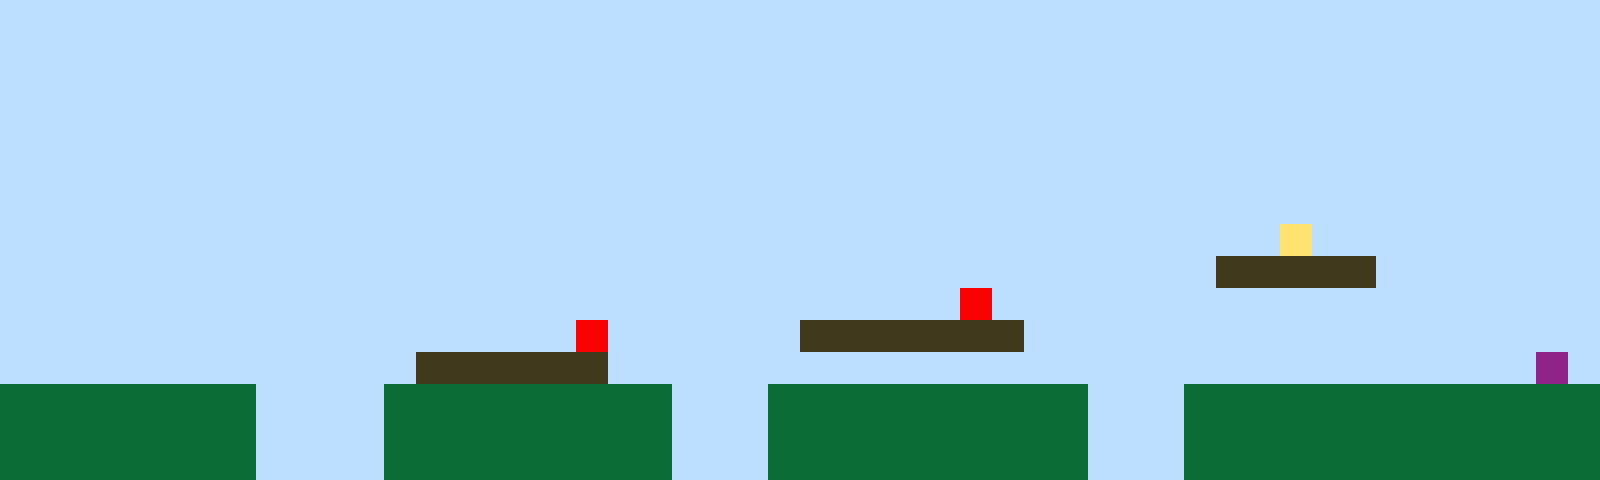

The image is a tile-based game level rendered from a .tmx file. Its description and complete source (layers, tilesets, objects, tile grids) follow:
An orthogonal 50x15 tile map with 32x32 px tiles, 1 tile layer (Tile Layer 1).

<map version="1.10" tiledversion="1.11.2" orientation="orthogonal" renderorder="right-up" width="50" height="15" tilewidth="32" tileheight="32" infinite="0" nextlayerid="2" nextobjectid="1"><editorsettings><export target="map1.csv" format="csv" /></editorsettings><tileset firstgid="1" name="sprites" tilewidth="32" tileheight="32" tilecount="6" columns="3"><image source="sprites.png" width="96" height="64" /></tileset><layer id="1" name="Tile Layer 1" width="50" height="15"><data encoding="csv">1,1,1,1,1,1,1,1,1,1,1,1,1,1,1,1,1,1,1,1,1,1,1,1,1,1,1,1,1,1,1,1,1,1,1,1,1,1,1,1,1,1,1,1,1,1,1,1,1,1,1,1,1,1,1,1,1,1,1,1,1,1,1,1,1,1,1,1,1,1,1,1,1,1,1,1,1,1,1,1,1,1,1,1,1,1,1,1,1,1,1,1,1,1,1,1,1,1,1,1,1,1,1,1,1,1,1,1,1,1,1,1,1,1,1,1,1,1,1,1,1,1,1,1,1,1,1,1,1,1,1,1,1,1,1,1,1,1,1,1,1,1,1,1,1,1,1,1,1,1,1,1,1,1,1,1,1,1,1,1,1,1,1,1,1,1,1,1,1,1,1,1,1,1,1,1,1,1,1,1,1,1,1,1,1,1,1,1,1,1,1,1,1,1,1,1,1,1,1,1,1,1,1,1,1,1,1,1,1,1,1,1,1,1,1,1,1,1,1,1,1,1,1,1,1,1,1,1,1,1,1,1,1,1,1,1,1,1,1,1,1,1,1,1,1,1,1,1,1,1,1,1,1,1,1,1,1,1,1,1,1,1,1,1,1,1,1,1,1,1,1,1,1,1,1,1,1,1,1,1,1,1,1,1,1,1,1,1,1,1,1,1,1,1,1,1,1,1,1,1,1,1,1,1,1,1,1,1,1,1,1,1,1,1,1,1,1,1,1,1,1,1,1,1,1,1,1,1,1,1,1,1,1,1,1,1,1,1,1,1,1,1,1,1,1,1,1,1,1,1,1,1,1,1,1,1,1,1,1,1,1,1,1,1,1,1,1,1,1,1,1,1,1,1,1,1,1,1,1,1,1,1,1,1,1,1,1,1,1,1,4,1,1,1,1,1,1,1,1,1,1,1,1,1,1,1,1,1,1,1,1,1,1,1,1,1,1,1,1,1,1,1,1,1,1,1,1,1,1,1,1,1,1,1,1,1,1,1,3,3,3,3,3,1,1,1,1,1,1,1,1,1,1,1,1,1,1,1,1,1,1,1,1,1,1,1,1,1,1,1,1,1,1,1,1,1,1,1,1,1,5,1,1,1,1,1,1,1,1,1,1,1,1,1,1,1,1,1,1,1,1,1,1,1,1,1,1,1,1,1,1,1,1,1,1,1,1,1,5,1,1,1,1,1,1,3,3,3,3,3,3,3,1,1,1,1,1,1,1,1,1,1,1,1,1,1,1,1,1,1,1,1,1,1,1,1,1,1,1,1,1,1,1,3,3,3,3,3,3,1,1,1,1,1,1,1,1,1,1,1,1,1,1,1,1,1,1,1,1,1,1,1,1,1,1,1,1,1,6,1,2,2,2,2,2,2,2,2,1,1,1,1,2,2,2,2,2,2,2,2,2,1,1,1,2,2,2,2,2,2,2,2,2,2,1,1,1,2,2,2,2,2,2,2,2,2,2,2,2,2,2,2,2,2,2,2,2,2,1,1,1,1,2,2,2,2,2,2,2,2,2,1,1,1,2,2,2,2,2,2,2,2,2,2,1,1,1,2,2,2,2,2,2,2,2,2,2,2,2,2,2,2,2,2,2,2,2,2,1,1,1,1,2,2,2,2,2,2,2,2,2,1,1,1,2,2,2,2,2,2,2,2,2,2,1,1,1,2,2,2,2,2,2,2,2,2,2,2,2,2</data></layer></map>
